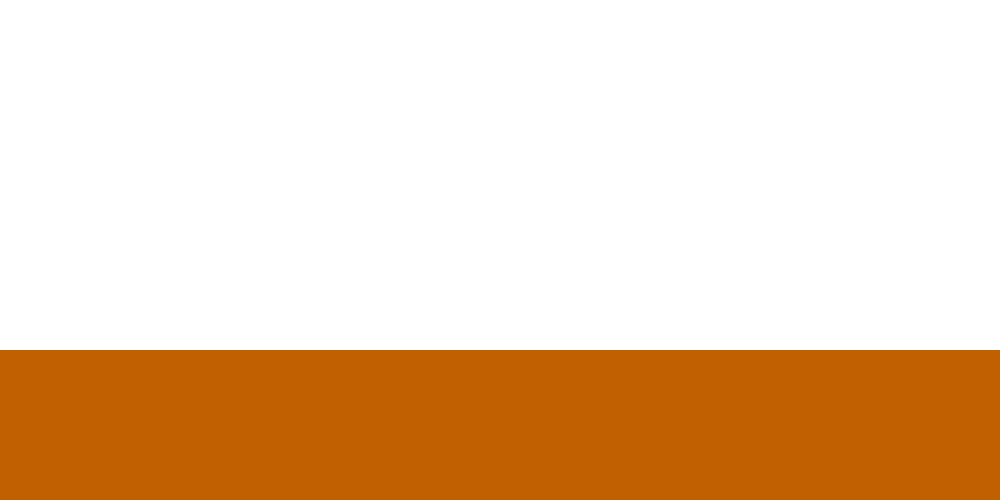
Frame 1 (no input)
Frame 60 (the mouse pressed at the canvas centre just before this capture): identical to frame 1, image omitted
Frame 120 (the mouse held since frame 60 and released just before this capture): identical to frame 1, image omitted

The Processing sketch that drew this single still picture (run headless with seeded random() and noise(); from frame 60 on, the mouse is pressed at the canvas centre):

// Processing sketch: Ground
// ── Ground.pde
class ground{
  float xPos,yPos;
  color ground = color(192,96,0);
  ArrayList<rocks> rock = new ArrayList<rocks>();
  
  void makeRocks(){
    for (int i = 0; i > 25; i++){
      rock.add(new rocks(random(0,width),random(400,height),random(15,50)));    
    }
  }
  
  void drawGround(){
    noStroke();
    fill(ground);
    rect(0,350,width,height/3);
    for (rocks roks: rock){
      roks.drawRocks();
    }
  }
  void accelerate(float a){
    for (rocks roks: rock){
      roks.accelerate(a);
    }
  }
  
}

// ── rocks.pde
class rocks{
  float xPos,yPos;
  float diam;
  color inside = 155; //color(144,72,0);
  color outside = 250; //color(72,36,0);
  float a = 0;
  
  rocks(float xpos, float ypos, float Diam){
    this.xPos = xpos;
    this.yPos = ypos;
    this.diam = Diam;
  }
  
  void drawRocks(){
    fill(outside);
    ellipse(xPos,yPos,diam,diam);
    fill(inside);
    ellipse(xPos,yPos,diam*2/3,diam*2/3);
  }
  
  void travel(){
    this.xPos += a;
    if (xPos < 0){xPos = width;}
  }
  
  void accelerate(float t){
    a+=t;
  }
}

// ── testWindow.pde
ground ground;
  ArrayList<rocks> rock = new ArrayList<rocks>();

public void settings() {
  size(1000, 500);
}
void setup(){
  //
  frameRate(25);
  //
  ground = new ground();
  for (int i = 0; i > 25; i++){
      rock.add(new rocks(random(0,width),random(200,height),random(15,50)));    
    }
}

void draw(){
  if (keyPressed){
    if (key == 'a'){
      for (rocks roks: rock){
      roks.accelerate(-1);
    }
    }
    if (key == 'd'){
      for (rocks roks: rock){
      roks.accelerate(1);
    }
    }
  }
  background(255);
  ground.drawGround();
  for (rocks roks: rock){
    
      roks.travel();
      roks.drawRocks();
    }
}
